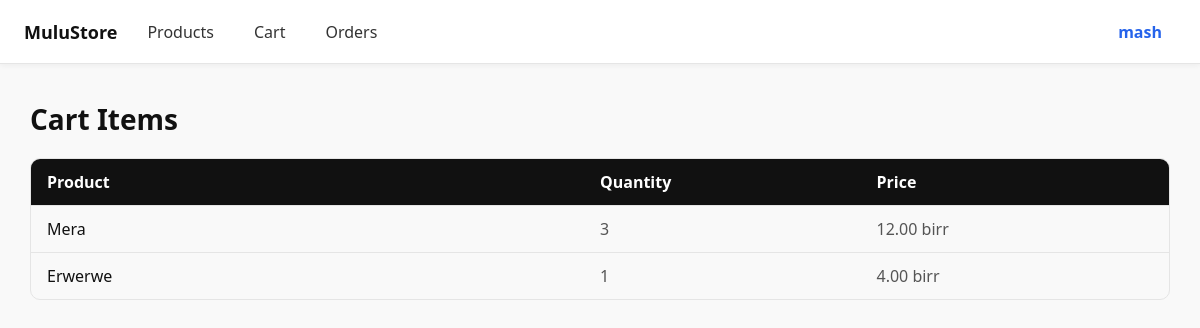
The app's page /cart/items/ (signed in), older data.
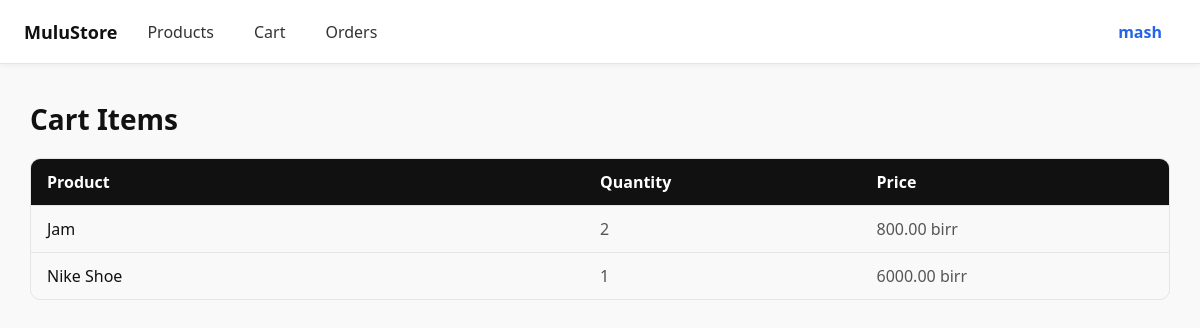
The same page, newer data.
### commerce/models.py (models this page shows, shortened)
class CustomUser(AbstractUser):
    phone_number = PhoneNumberField(unique=True)

class CartItem(models.Model):
    cart = models.ForeignKey(Cart, on_delete=models.CASCADE, related_name="cart_items")
    product = models.ForeignKey(Product, on_delete=models.CASCADE, related_name="cart_items_product")
    quantity = models.PositiveIntegerField(default=1)
    price = models.DecimalField(max_digits=10, decimal_places=2, default=0.00)

class Product(models.Model):
    user = models.ForeignKey(settings.AUTH_USER_MODEL, on_delete=models.CASCADE, related_name="products")
    name = models.CharField(max_length=100)
    description = models.TextField(blank=True)
    price = models.DecimalField(max_digits=10, decimal_places=2, default=0.00)
    category = models.CharField(max_length=100)
    stock_quantity = models.PositiveIntegerField(default=1)
    created_at = models.DateTimeField(auto_now_add=True)
    updated_at = models.DateTimeField(auto_now=True)
    image = models.ImageField(upload_to="product_images/", blank=True, null=True)

### commerce/views.py (the view)
# urls.py: path("cart/items/", ViewCartItems.as_view(), name="cart_items"),
class ViewCartItems(LoginRequiredMixin, View):
    def get(self, request):
        cart = Cart.objects.get(user=request.user)
        cart_items = CartItem.objects.filter(cart=cart)
        for cart in cart_items:
            total_price = cart.product.price * cart.quantity
            cart.price = total_price
            cart.save()
        return render(request, "cart_items.html", {"cart_items": cart_items})

### commerce/templates/cart_items.html (shortened to what this page needs)
{% extends "base.html" %}
{% load static %}
{% block content %}
<link rel="stylesheet" href="{% static 'css/cart_items.css' %}">
<h2 class="page-title">Cart Items</h2>
{% if cart_items %}
<div class="cart-items-table">
    <div class="cart-items-header">
        <span class="header-product">Product</span>
        <span class="header-quantity">Quantity</span>
        <span class="header-price">Price</span>
    </div>
    {% for item in cart_items %}
    <div class="cart-item-row">
        <span class="item-product">{{ item.product.name|title }}</span>
        <span class="item-quantity">{{ item.quantity }}</span>
        <span class="item-price">{{ item.price }} birr</span>
    </div>
    {% endfor %}
</div>
{% else %}
<p class="empty-cart">Your cart is empty.</p>
{% endif %}
{% endblock %}

### commerce/templates/base.html (shortened to what this page needs)
{% load static %}
<!DOCTYPE html>
<html lang="en">
  <head>
    <link rel="stylesheet" href="{% static 'css/base.css' %}" />
  </head>
  <body>
    <nav class="navbar">
      <div class="nav-left">
        {% if user.is_staff %}
        <span class="brand admin">ADMIN</span>
        {% else %}
        <span class="brand">MuluStore</span>
        {% endif %}
        <a href="{% url 'dashboard' %}" class="nav-link">Products</a>
        {% if user.is_authenticated %}
        <a href="{% url 'view_cart' %}" class="nav-link">Cart</a>
        <a href="{% url 'order_list' %}" class="nav-link">Orders</a>
        {% else %}
        <a href="{% url 'login' %}" class="nav-link">Cart</a>
        <a href="{% url 'login' %}" class="nav-link">Orders</a>
        {% endif %}
      </div>
      <div class="nav-right">
        <a href="{% url 'profile' %}" class="user-link">
          {% if user.is_authenticated %}
          {{ user.username }}
          {% else %}
          <a href="{% url 'login' %}" class="user-link">Login</a>
          {% endif %}
        </a>
      </div>
    </nav>
    <main class="content">{% block content %}{% endblock %}</main>
  </body>
</html>

### static/css/base.css (style rules this page uses)
* { margin: 0; padding: 0; box-sizing: border-box; font-family: "Segoe UI", Roboto, Helvetica, Arial, sans-serif; }
body { background-color: #f9f9f9; color: #111; }
.navbar { position: fixed; top: 0; left: 0; width: 100%; height: 64px; background: #fff; border-bottom: 1px solid #e5e5e5; display: flex; justify-content: space-between; align-items: center; padding: 0 24px; z-index: 1000; box-shadow: 0 2px 6px rgba(0,0,0,0.05); }
.nav-left { display: flex; align-items: center; gap: 20px; }
.brand { font-size: 18px; font-weight: 700; color: #111; }
.nav-link { text-decoration: none; color: #333; font-weight: 500; padding: 6px 10px; border-radius: 6px; transition: all 0.2s ease; }
.user-link { text-decoration: none; color: #2563eb; font-weight: 600; padding: 8px 14px; border-radius: 20px; }
.content { max-width: 1200px; margin: auto; padding: 100px 30px 30px; }

### static/css/cart_items.css (style rules this page uses)
.page-title { font-size: 28px; font-weight: 700; color: #111; margin-bottom: 20px; }
.cart-items-table { display: grid; grid-template-rows: auto; border: 1px solid #e5e5e5; border-radius: 10px; overflow: hidden; }
.cart-items-header { display: grid; grid-template-columns: 2fr 1fr 1fr; background-color: #111; color: #fff; font-weight: 600; padding: 12px 16px; }
.cart-items-header span { text-align: left; }
.cart-item-row { display: grid; grid-template-columns: 2fr 1fr 1fr; padding: 12px 16px; border-top: 1px solid #e5e5e5; align-items: center; transition: background-color 0.2s ease; }
.cart-item-row:nth-child(even) { background-color: #f9f9f9; }
.item-product { font-weight: 500; color: #111; }
.item-quantity, .item-price { color: #555; }

Row changes from the older to the newer data that the page shows:
removed CartItem: product.name "Mera", quantity "3", price "12.00"
removed CartItem: product.name "Erwerwe", quantity "1", price "4.00"
added CartItem: product.name "Jam", quantity "2", price "800.00"
added CartItem: product.name "Nike Shoe", quantity "1", price "6000.00"
